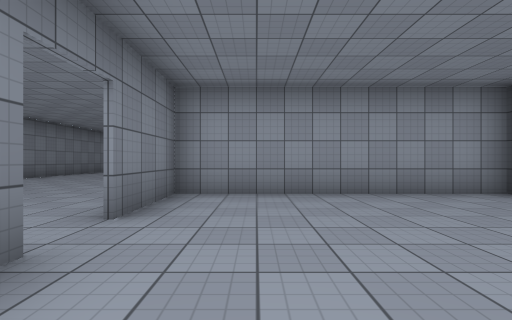
View 1 (above)

16 first-person views from a walk through a Unity game level. The camera is 1.2 m above the floor, looks level and sees 85° across. The floor is counted in squares, 2 m on a side. Each view is taken from the middle of a square. On the plan, view 1 faces up. The plan holds only what a view shows up to about 9 squares ahead; the rest is blank. The place goes on beyond the plan. Surface patterns are stand-ins for the level's own textures.

View 2
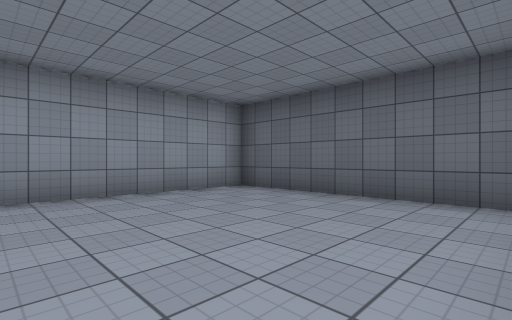

View 3
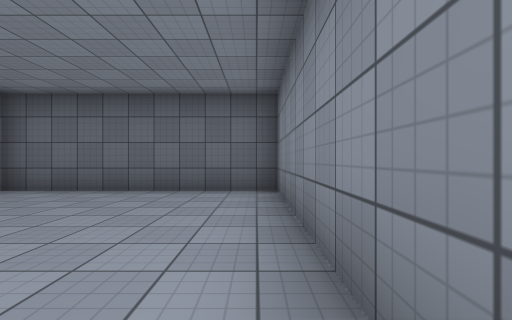

View 4
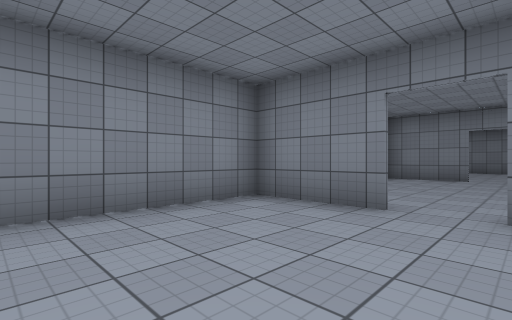

View 5
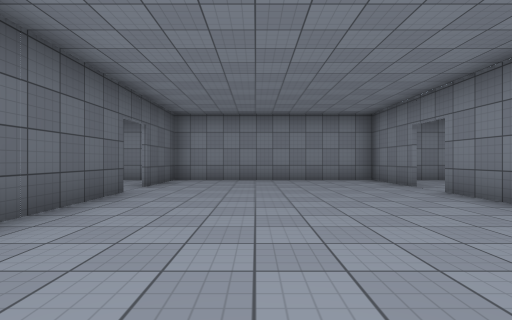

View 6
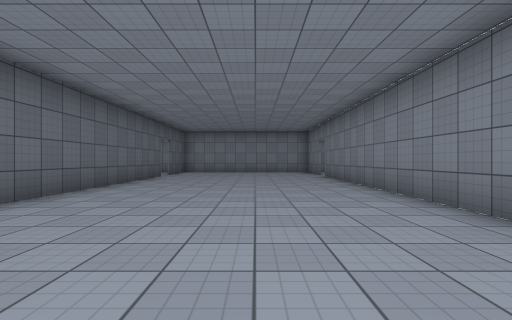

View 7
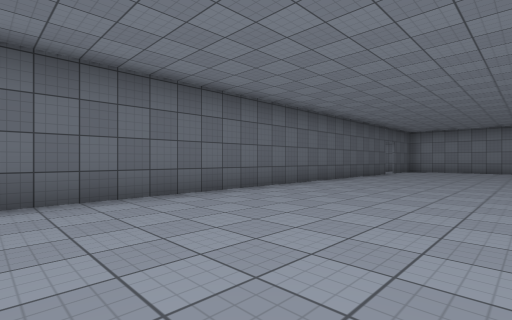

View 8
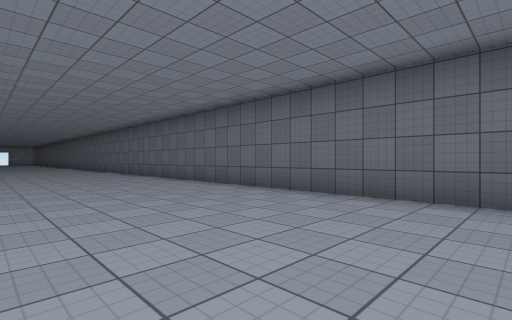

View 9
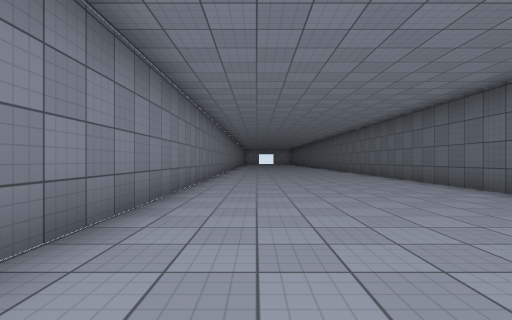

View 10
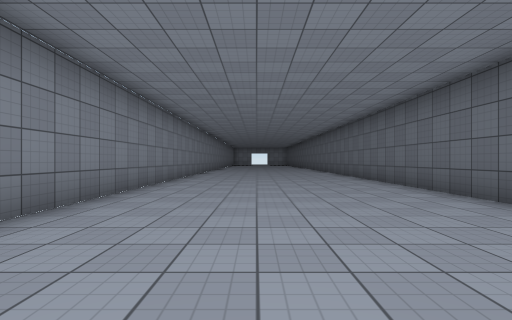

View 11
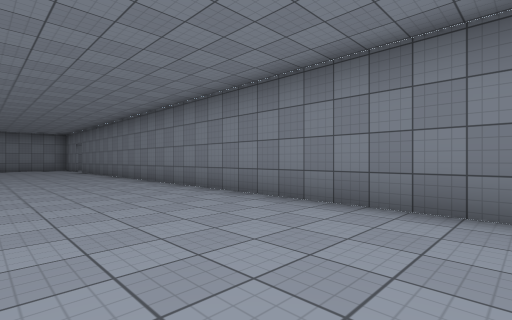

View 12
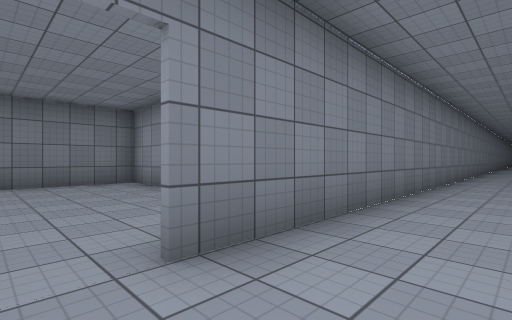

View 13
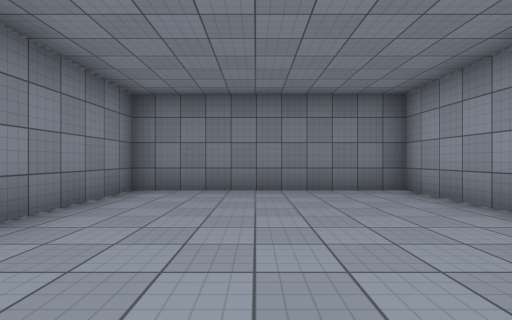

View 14
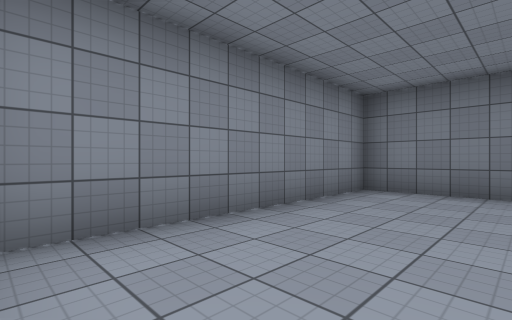

View 15
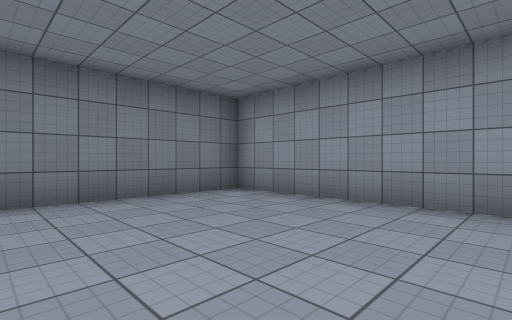

View 16
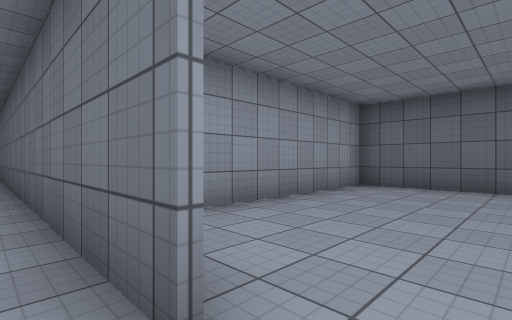

### Floor plan
Ten units are one square. View 1 is at (0, 0); x grows to the right and y downward. Boxes are objects, and circles mark ways between rooms. Rooms are numbered by the first view taken in them; rooms with no view inside come last. Other rooms are left out.
<svg viewBox="-140 -275 190 285">
<path fill="none" stroke="#000" d="M-14 -18 -14 5M-20 4 45 4 45 -50 -14 -50 -14 -28M-15 -28 -15 -270M-75 -270 -75 5M-80 4 -20 4M-15 5 -15 -18M-91 -50 -135 -50 -135 4 -80 4"/>
<circle cx="-20" cy="-20" r="3" fill="#2a7"/>
<circle cx="-80" cy="-20" r="3" fill="#2a7"/>
<text x="10" y="-20">1</text>
<text x="-50" y="-140">2</text>
<text x="-110" y="-20">3</text>
</svg>
Room 1 opens to room 2. Room 2 opens to room 3.

Where each view was taken, in squares from view 1:
view 1: 0 up, 0 right, facing up
view 2: 0 up, 0 right, facing up-right
view 3: 0 up, 1 left, facing right
view 4: 3 up, 2 right, facing down-left
view 5: 8 up, 4 left, facing down
view 6: 13 up, 5 left, facing down
view 7: 15 up, 6 left, facing down-right
view 8: 13 up, 6 left, facing up-right
view 9: 14 up, 6 left, facing up
view 10: 18 up, 5 left, facing up
view 11: 18 up, 4 left, facing down-left
view 12: 2 up, 6 left, facing up-left
view 13: 2 up, 8 left, facing left
view 14: 2 up, 8 left, facing down-left
view 15: 1 up, 9 left, facing up-left
view 16: 2 up, 2 left, facing up-right
